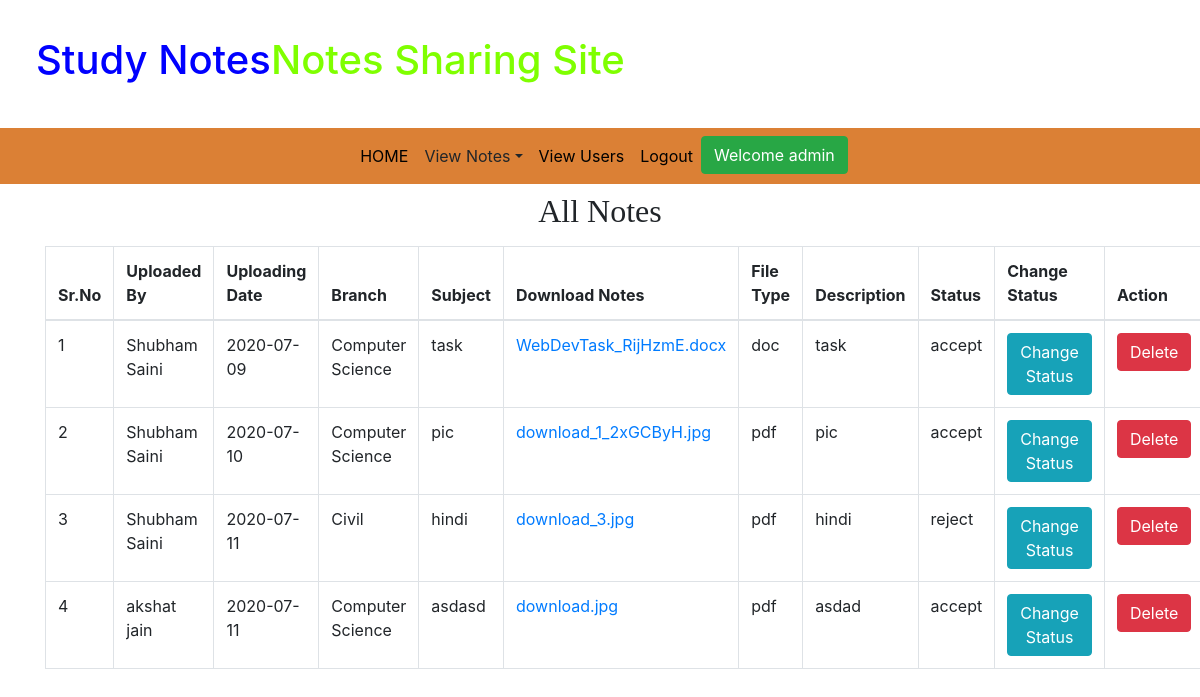
The app's page /allnotes_admin (signed in) with its own data.
### app/models.py (models this page shows, shortened)
class Notes(models.Model):
    user = models.ForeignKey(User, on_delete=models.CASCADE, null=True)
    uploading_date = models.CharField(max_length=10, null=True)
    branch = models.CharField(max_length=30)
    subject = models.CharField(max_length=20)
    notesfile = models.FileField()
    filetype = models.CharField(max_length=30,null=True)
    description = models.CharField(max_length=300,null=True)
    status = models.CharField(max_length=15,null=True)

### app/views.py (the view)
# urls.py: path('allnotes_admin', allnotes_admin, name = 'allnotes_admin'),
def allnotes_admin(request):
    if not request.user.is_staff:
        return redirect('login_admin')
    notes = Notes.objects.all()
    d = {'notes': notes}
    return render(request, 'allnotes_admin.html',d)

### app/templates/allnotes_admin.html
{% extends 'admin_home.html' %}
{% block body %}
<div class="container text-center mt-2" style="font-family: Monotype Corsiva">
    <h2>All Notes</h2>
</div>
<div class="container mt-3">
    <table class="table table-bordered">
        <thead>
            <tr>
                <th>Sr.No</th>
                <th>Uploaded By</th>
                <th>Uploading Date</th>
                <th>Branch</th>
                <th>Subject</th>
                <th>Download Notes</th>
                <th>File Type</th>
                <th>Description</th>
                <th>Status</th>
                <th>Change Status</th>
                <th>Action</th>
            </tr>
        </thead>
        <tbody>
            {% for i in notes %}
            <tr>
                <td>{{forloop.counter}}</td>
                <td>{{i.user.first_name}} {{i.user.last_name}}</td>
                <td>{{i.uploading_date}}</td>
                <td>{{i.branch}}</td>
                <td>{{i.subject}}</td>
                <td><a href="{{i.notesfile.url}}" download>{{i.notesfile}}</a></td>
                <td>{{i.filetype}}</td>
                <td>{{i.description}}</td>
                <td>{{i.status}}</td>
                <td><a href="{% url 'status' i.id %}" class="btn btn-info">Change Status</a></td>
                <td><a class="btn btn-danger" href="{% url 'deletenotes_admin' i.id %}">Delete</a>
            </tr>
            {% endfor %}
        </tbody>
    </table>
</div>
{% endblock %}

### app/templates/admin_navigation.html (shortened to what this page needs)
{% load static %}
<!DOCTYPE html>
<html lang="en">
<head>
    <link rel="stylesheet" href="https://maxcdn.bootstrapcdn.com/bootstrap/4.3.1/css/bootstrap.min.css">
    <link rel="stylesheet" href="https://use.fontawesome.com/releases/v5.6.3/css/all.css"
>
    <link rel="stylesheet" href="{% static 'css/style.css' %}">
</head>
<body>
    <h1 style="padding: 3%;"><span style="color: blue;">Study Notes</span><span style="color: chartreuse;">Notes Sharing
            Site</span></h1>
    <nav class="navbar navbar-expand-sm justify-content-center" style="background-color: rgb(219, 128, 53);">
        <ul class="navbar-nav">
            <li class="navbar-item">
                <a class="nav-link" href="{% url 'admin_home' %}">HOME</a>
            </li>
            <li class="navbar-item dropdown">
               <a class="nav-link dropdown-toggle" data-toggle="dropdown">View Notes</a>
           </li>
            <li class="navbar-item">
                <a class="nav-link" href="{% url 'view_users' %}">View Users</a>
            </li>
            <li class="navbar-item">
                <a class="nav-link" href="{% url 'admin_logout' %}">Logout</a>
            </li>
            <li>
                <button class="btn btn-success">Welcome {{request.user.username}}</button>
            </li>
        </ul>
    </nav>
</body>
</html>
{% block body %}
{% endblock %}

### app/static/css/style.css (style rules this page uses)
.nav-link { color: black; }

### records on screen
Notes: user.first_name "Shubham", user.last_name "Saini", uploading_date "2020-07-09", branch "Computer Science", subject "task", notesfile "WebDevTask_RijHzmE.docx", filetype "doc", description "task", status "accept"
Notes: user.first_name "Shubham", user.last_name "Saini", uploading_date "2020-07-10", branch "Computer Science", subject "pic", notesfile "download_1_2xGCByH.jpg", filetype "pdf", description "pic", status "accept"
Notes: user.first_name "Shubham", user.last_name "Saini", uploading_date "2020-07-11", branch "Civil", subject "hindi", notesfile "download_3.jpg", filetype "pdf", description "hindi", status "reject"
Notes: user.first_name "akshat", user.last_name "jain", uploading_date "2020-07-11", branch "Computer Science", subject "asdasd", notesfile "download.jpg", filetype "pdf", description "asdad", status "accept"

### other values on screen
{{ request.user.username }} "admin"
